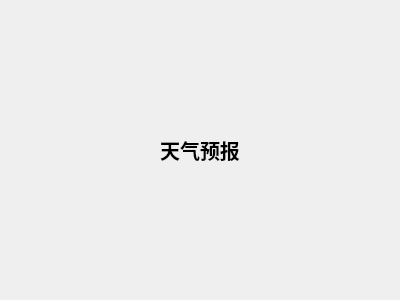
<?xml version="1.0" encoding="UTF-8"?>
<ui version="4.0">
 <class>WeatherWidget</class>
 <widget class="QWidget" name="WeatherWidget">
  <property name="geometry">
   <rect>
    <x>0</x>
    <y>0</y>
    <width>400</width>
    <height>300</height>
   </rect>
  </property>
  <property name="windowTitle">
   <string>Form</string>
  </property>
  <layout class="QHBoxLayout" name="horizontalLayout">
   <item>
    <widget class="QLabel" name="label">
     <property name="sizePolicy">
      <sizepolicy hsizetype="Fixed" vsizetype="Fixed">
       <horstretch>0</horstretch>
       <verstretch>0</verstretch>
      </sizepolicy>
     </property>
     <property name="font">
      <font>
       <pointsize>15</pointsize>
       <bold>true</bold>
      </font>
     </property>
     <property name="text">
      <string>天气预报</string>
     </property>
     <property name="alignment">
      <set>Qt::AlignCenter</set>
     </property>
    </widget>
   </item>
  </layout>
 </widget>
 <resources/>
 <connections/>
</ui>
